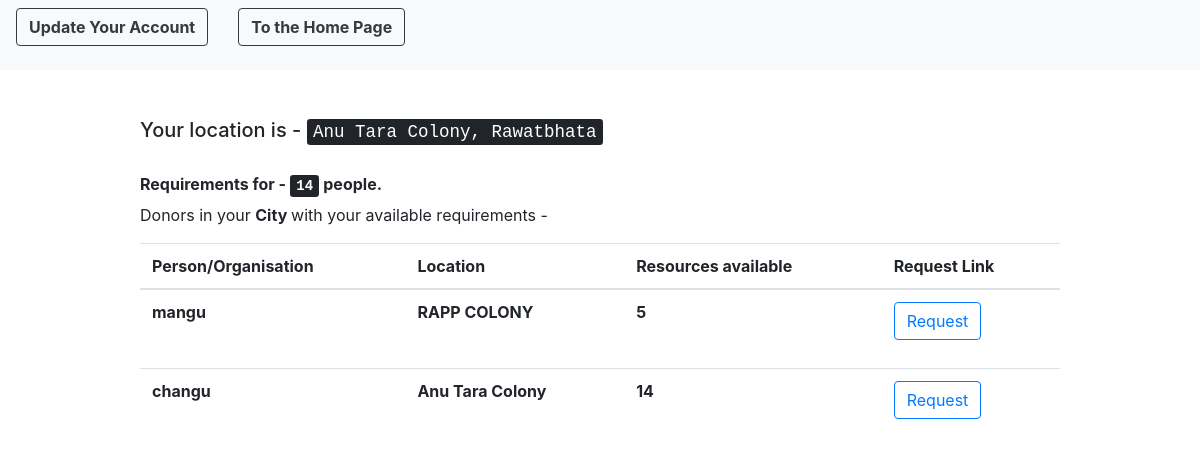
Screenshot of /users/showDonor/ (signed in) with the database file from the repository.
### customUser/models.py (models this page shows, shortened)
class CustomUser(AbstractUser):
    pin_code = models.IntegerField(null = True)
    contact_no = models.IntegerField(null = True)
    resources = models.IntegerField(null = True) # no. of persons avability/requirement
    locality = models.CharField(max_length = 100)
    city = models.CharField(max_length = 50)
    """CHOICES=[('0','Donor'),
                     ('1','Reciever')]"""
    user_type = models.IntegerField(null = True) # 0 - Donor 1 - Reciever
    email = models.EmailField(unique=True)

### customUser/views.py (the view)
# urls.py: path('showDonor/', views.show_nearby_donors, name = 'showNearbyDonors'),
def show_nearby_donors(request):
	you = request.user
	you_address = you.locality + ',' + you.city
	donors = CustomUser.objects.filter(city = you.city)
	return render(request, 'show_donors.html', {'you' : you, 'donors' : donors})

### templates/show_donors.html (shortened to what this page needs)
{% extends 'base.html' %}
{% block navigation %}
	<div class = "row">
		<div class = "col">
			<form method = "get" action = "{% url 'edit_profile' %}">
				<button type = "submit" class = "btn btn-outline-dark navbar-btn"> <strong> Update Your Account </strong></button>
			</form>
		</div>
		<div class = "col">
	<form method = "post" action = "{% url 'homePage' %}">
		<button type = "submit" class = "btn btn-outline-dark navbar-btn"> <strong> To the Home Page </strong></button>
	</form>
</div>
	</div>
{% endblock %}
{% block content %}
	<h5> Your location is - <kbd> {{ you.locality }}, {{ you.city }} </kbd> </h5> <br>
	<h6> <strong> Requirements for - <kbd> {{ you.resources }}</kbd> people.</strong></h6>
	<p> Donors in your <strong> City </strong> with your available requirements -  </p>
	<table class = "table">
			<thead>
				<tr>
					<th scope="col"> Person/Organisation </th>
					<th scope="col"> Location </th>
					<th scope="col"> Resources available </th>
					<th scope ="col"> Request Link </th>
				</tr>
			</thead>
			<tbody>
	{% for i in donors %}
		{% if i.username != 'admin' and i.user_type == 0 and i.resources > 0%}
				<tr>
				<th scope="row"> {{ i.username }}  </th>
				<th scope="row"> {{ i.locality }} </th>
				<th scope="row"> {{ i.resources }} </th>
				<th scope="row">
					<form method = "get" action = "{% url 'update_requirements' i.email %}"> {% csrf_token %}
						<button class = "btn btn-outline-primary"> Request </button>
					</form>
				</th>
			</tr>
		{% endif %}
	{% endfor %}
	</tbody>
			</table>
	<br> <br>
{% endblock %}

### rows the page displays
CustomUser: locality "Anu Tara Colony", city "Rawatbhata", resources "14", username "changu"
CustomUser: username "mangu", locality "RAPP COLONY", resources "5"
